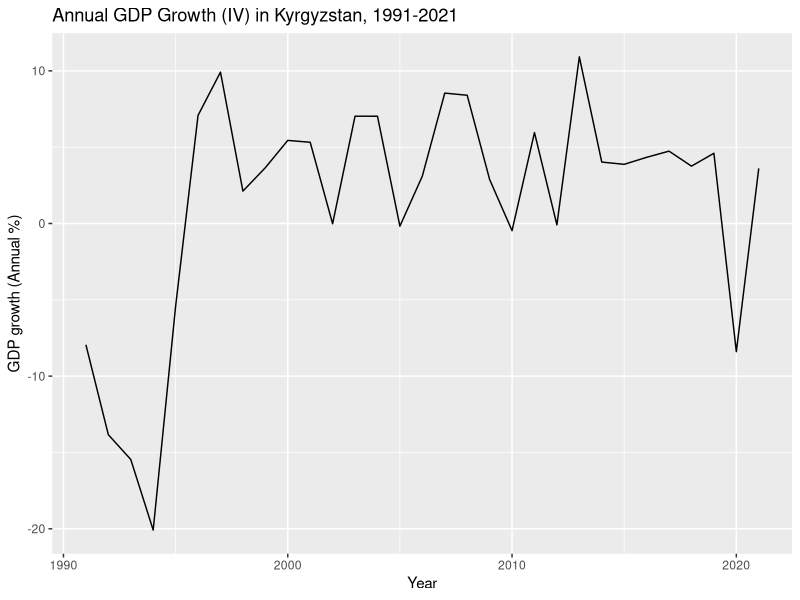
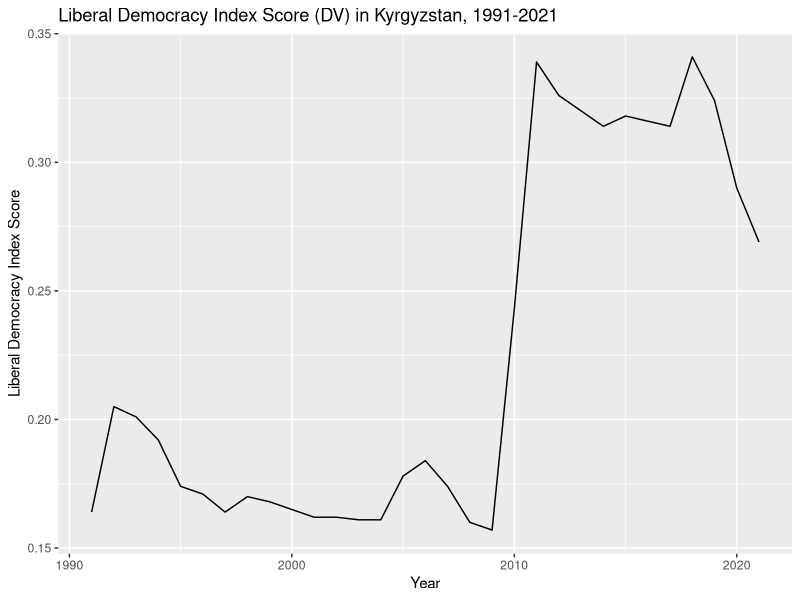
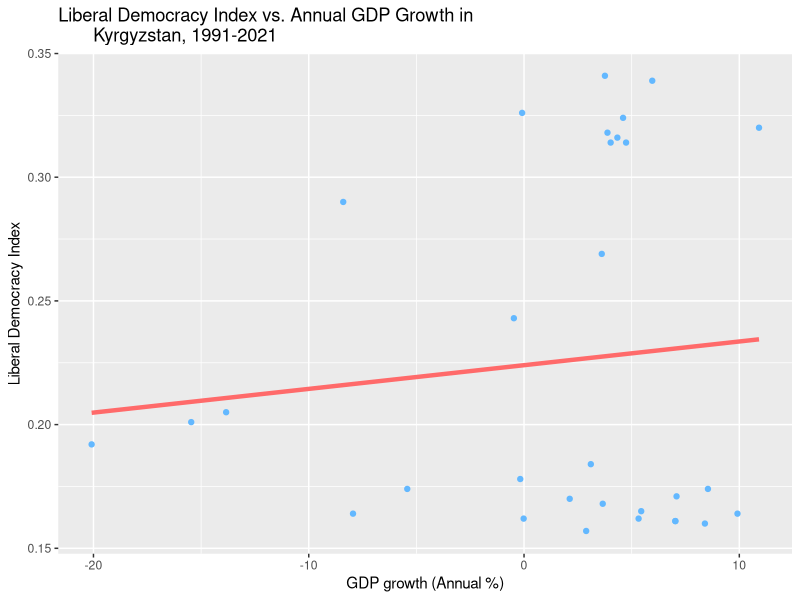

These figures' R source, in order:
## ---- chunk 1
library(tidyverse)
library(broom)
library(ggplot2)
library(modelr)
## ---- chunk 2
#Loading and joining data
ldi <- read_csv("Kyrgyzstan.csv")
gdp_growth <- read_csv("wbdatacleaned.csv")
kyrgyz <- ldi |>
 left_join(gdp_growth)
## ---- chunk 3
#Visualization of GDP growth (independent variable) over time
gdp_growth_graph <- 
  ggplot(data = kyrgyz, 
          mapping = aes(x = `Year`, 
                        y = `GDP growth (annual %)`)) +
  geom_line() +
  labs(x = "Year", 
       y = "GDP growth (Annual %)", 
       title = "Annual GDP Growth (IV) in Kyrgyzstan, 1991-2021")
gdp_growth_graph

#Visualization of LDI (dependent variable) over time
ldi_graph <- 
  ggplot(data = kyrgyz, 
          mapping = aes(x = `Year`, 
                        y = `Liberal Democracy Index`)) +
  geom_line() +
  labs(x = "Year", 
       y = "Liberal Democracy Index Score", 
       title = "Liberal Democracy Index Score (DV) in Kyrgyzstan, 1991-2021")
ldi_graph

## ---- chunk 4
#Furthermore, the research design of my observational study is cross-sectional, as I am observing my outcome of interest collected at one given point in time.
## ---- chunk 5
#Linear regression 
regression <- lm(`Liberal Democracy Index` ~ `GDP growth (annual %)`, 
                 data = kyrgyz)
regression
summary(regression)

#Coefficients
coef(regression)

#Graphing regression
ggplot(regression, aes(x = `GDP growth (annual %)`, 
                       y = `Liberal Democracy Index`)) + 
  geom_point(color = "steelblue1") + 
  labs(x = "GDP growth (Annual %)", 
       y = "Liberal Democracy Index", 
       title = "Liberal Democracy Index vs. Annual GDP Growth in
       Kyrgyzstan, 1991-2021" ) +
  geom_smooth(method = "lm", 
              se = FALSE, 
              color = "indianred1", 
              size = 1.5)
## ---- chunk 6

#Run regression with important confounders: LDI, GDP, Aid, Revolutions, Inequality (and explain why important). 
#On average, LDI increases by x if GDP growth rate increases by 1 percentage point [contingent on holding [[other variable]]] fixed
#does association go away? is it still significant?
  
#run a separate regression with revolution
## ---- chunk 7
#Results Summary
#Hypothesis Support
#Limitations and Threats
#Improvements

#is positive assoc, but can it be explained by other things - if put other variables in, does association go away?
